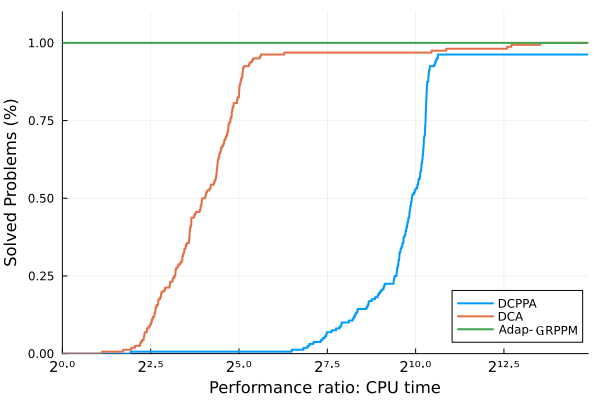

This figure's Julia source:
import Manifolds as mf
import ManifoldDiff as md
using Manopt
import LinearAlgebra as la
using Printf
using Plots
using Random
using BenchmarkProfiles
using LaTeXStrings
using DelimitedFiles
using BenchmarkTools

include("../solvers/adap_rppm_trm.jl")
#include("ppmnn.jl")

#NAME_STRING = "EX02_"

# Set dimensions and number of initial guesses (for each dimension) for analysis
#n_0 = parse(Int64,ARGS[1])
n_0 = 5
#n_f = parse(Int64,ARGS[2])
n_f = 20
#Δn = parse(Int64,ARGS[3])
Δn = 1
#nguess = parse(Int64,ARGS[4])
nguess = 10
#NAME_STRING = NAME_STRING * ARGS[5]
NAME_STRING = "teste"
# Echo file
#file = open(NAME_STRING * "_ECHO.dat","w")

#################################################################################################
# Warmup
#################################################################################################

wg1(M,X) = la.logdet(X)^4
wgrad_g1(M,X) = 4.0*la.logdet(X)^3 * inv(X)

wg2(M,X) = 0.0
wgrad_g2(M,X) = zeros(2,2)

wh(M,X) = la.logdet(X)^2
w∂h(M,X) = 2.0*la.logdet(X) * inv(X)

wg(M,X) = wg1(M,X) + wg2(M,X)
wf(M,X) = wg(M,X) - wh(M,X)
wgrad_g(M,X) = wgrad_g1(M,X) + wgrad_g2(M,X)

Mwarm = mf.SymmetricPositiveDefinite(2)
Xwarm = rand(Mwarm)

# Warmup adap-RPPM
adap_rppm(
    Mwarm,Xwarm,
    wg1,wgrad_g1,
    wg2,wgrad_g2,
    wh,w∂h,
    1.e-2,5,1.e-4
)

# Warmup DCA
Manopt.difference_of_convex_algorithm(
    Mwarm,wf,wg,w∂h,Xwarm;
    grad_g=wgrad_g,
    stopping_criterion=StopAfterIteration(3)|StopWhenChangeLess(Mwarm,1.e-3),
    sub_stopping_criterion=StopAfterIteration(3)|StopWhenGradientNormLess(1.e-3)
)

# Warmup DCPPA
λwarm(k) = 1/(2.0*k)

Manopt.difference_of_convex_proximal_point(
    Mwarm,w∂h,Xwarm;
    g=wg,
    grad_g=wgrad_g,
    λ=λwarm,
    stopping_criterion=StopAfterIteration(3)|StopWhenChangeLess(Mwarm,1.e-3),
    sub_stopping_criterion=StopAfterIteration(3)|StopWhenGradientNormLess(1.e-3)
)

#################################################################################################

dim = [i for i in n_0:Δn:n_f];

seed = MersenneTwister(1234)

global T = Matrix{Float64}(undef,size(dim,1)*nguess,3)
global ntest = 0


for n in dim

g1(M,X) = la.logdet(X)^4
grad_g1(M,X) = 4.0*la.logdet(X)^3 * inv(X)

g2(M,X) = 0.0
grad_g2(M,X) = zeros(n,n)

h(M,X) = la.logdet(X)^2
∂h(M,X) = 2.0*la.logdet(X) * inv(X)

g(M,X) = g1(M,X) + g2(M,X)
f(M,X) = g(M,X) - h(M,X)
grad_g(M,X) = grad_g1(M,X) + grad_g2(M,X)

for _ in 1:nguess
       
    global ntest += 1
    
    # Set Manifold
    global M = mf.SymmetricPositiveDefinite(n)

    # Set initial guess
    global X0 = mf.rand(seed,M)

    ϵ = 1.e-8
    maxiter = 1000

    ########################################################################
    #                      Adap-RPPM analysis
    ########################################################################

    try
        λ0 = 1.e-4

        println("Adap-GR-PPM n: $n")


        bench = @benchmark adap_rppm(
            $M,$X0,
            $g1,$grad_g1,
            $g2,$grad_g2,
            $h,$∂h,
            $λ0,$maxiter,$ϵ
        ) samples=5 evals=1

        et = minimum(bench).time / 1e9

#        S,error,iter,λk = adap_rppm(
#            M,X0,
#            g1,grad_g1,
#            g2,grad_g2,
#            h,∂h,
#            λ0,maxiter,ϵ
#        )

        T[ntest,3] = et

#        @printf(
#            "adap-RPPM ::%5d %15.10e %15.10e %+15.10e %8.5e %5d\n",
#            n,et,la.det(S),f(M,S),λk,iter
#        )

#        @printf(
#            file,
#            "adap-RPPM ::%5d %15.10e %15.10e %+15.10e %8.5e %5d\n",
#            n,et,la.det(S),f(M,S),λk,iter
#        )

    catch error

        T[ntest,3] = Inf

#        @printf(
#            "adap-RPPM ::%5d %15.10e\n",
#            n,T[ntest,3]
#        )

#        @printf(
#            file,
#            "adap-RPPM ::%5d %15.10e\n",
#            n,T[ntest,3]
#        )

        println(error)
    end
        
    ########################################################################
    #                      DCA analysis
    ########################################################################

    try
 println("DCA  n: $n")
        bench = @benchmark Manopt.difference_of_convex_algorithm(
            $M,$f,$g,$∂h,$X0;
            grad_g=$grad_g,
            stopping_criterion=StopAfterIteration($maxiter)|StopWhenChangeLess($M,$ϵ),
            sub_stopping_criterion=StopAfterIteration(1000)|StopWhenGradientNormLess(1.e-10)
        ) samples=5 evals=1

        et = minimum(bench).time / 1e9

#        S = Manopt.difference_of_convex_algorithm(
#            M,f,g,∂h,X0;
#            grad_g=grad_g,
#            stopping_criterion=StopAfterIteration(maxiter)|StopWhenChangeLess(M,ϵ),
#            sub_stopping_criterion=StopAfterIteration(1000)|StopWhenGradientNormLess(1.e-10)
#        )

        T[ntest,2] = et
#
#        @printf(
#            "DCA       ::%5d %15.10e %15.10e %+15.10e\n",
#            n,et,la.det(S),f(M,S)
#        )

#        @printf(
#            file,
#            "DCA       ::%5d %15.10e %15.10e %+15.10e\n",
#            n,et,la.det(S),f(M,S)
#        )

    catch

        T[ntest,2] = Inf

 #       @printf(
 #           "DCA       ::%5d %15.10e\n",
 #           n,T[ntest,2]
 #       )

 #       @printf(
 #           file,
 #           "DCA       ::%5d %15.10e\n",
 #           n,T[ntest,2]
 #       )
    end
        
    #######################################################################
    #                      DCPPA analysis
    #######################################################################

    try
 println("DCPPA n: $n")
        λ(_) = 1/(2.0*n)

        bench = @benchmark Manopt.difference_of_convex_proximal_point(
            $M,$∂h,$X0;
            g=$g,
            grad_g=$grad_g,
            λ=$λ,
            stopping_criterion=StopAfterIteration($maxiter)|StopWhenChangeLess($M,$ϵ),
            sub_stopping_criterion=StopAfterIteration(1000)|StopWhenGradientNormLess(1.e-10)
        ) samples=5 evals=1

        et = minimum(bench).time / 1e9

 #       S = Manopt.difference_of_convex_proximal_point(
 #           M,∂h,X0;
 #           g=g,
 #           grad_g=grad_g,
 #           λ=λ,
 #           stopping_criterion=StopAfterIteration(maxiter)|StopWhenChangeLess(M,ϵ),
 #           sub_stopping_criterion=StopAfterIteration(1000)|StopWhenGradientNormLess(1.e-10)
 #       )

        T[ntest,1] = et

  #      @printf(
  #          "DCPPA     ::%5d %15.10e %15.10e %+15.10e\n",
  #          n,et,la.det(S),f(M,S)
  #      )

#        @printf(
#            file,
#            "DCPPA     ::%5d %15.10e %15.10e %+15.10e\n",
#            n,et,la.det(S),f(M,S)
#        )

    catch

        T[ntest,1] = Inf

   #     @printf(
   #         "DCPPA     ::%5d %15.10e\n",
   #         n,T[ntest,1]
   #     )

#        @printf(
#            file,
#            "DCPPA     ::%5d %15.10e\n",
#            n,T[ntest,1]
#        )
    end

    #######################################################################
    #                    End of DCPPA analysis
    #######################################################################

end

end

#close(file)

############################################################################
# Performance Profile
############################################################################

ENV["PLOTS_TEST"] = "true"
ENV["GKSwstype"] = "100"

performance_profile(
    PlotsBackend(),
    T,
    ["DCPPA","DCA","Adap-GR-PPM"],
    leg=:bottomright,
    l=2,
    ylabel="Solved Problems (%)",
    xlabel="Performance ratio: CPU time"
)

savefig("example624")

############################################################################
# Dimension x Time plot
############################################################################

#mdim = dim .* (dim .+ 1.0) ./ 2.0
#
#plot(
#    mdim,
#    T[:,1],
#    label="DCPPA",
#    lw=2,
#    xticks=(
#        [0.0,50.0,100.0,150.0,200.0],
#        ["0","50","100","150","200"]
#    )
#)

#plot!(mdim,T[:,2],label="DCA",lw=2)
#plot!(mdim,T[:,3],label="Adap-RPPM",lw=2)

#xlabel!(
#    "Manifold Dimension "*L"d = " * "dim " * L"\mathbb{P}^n_{++}"
#)

#ylabel!("run time (sec.)")

#if nguess == 1
#    savefig(NAME_STRING * "DvT" * "Adap-RPPM")
#end

############################################################################
# Save timing matrix
############################################################################

#writedlm(NAME_STRING * "time_PP.csv",T,',')
